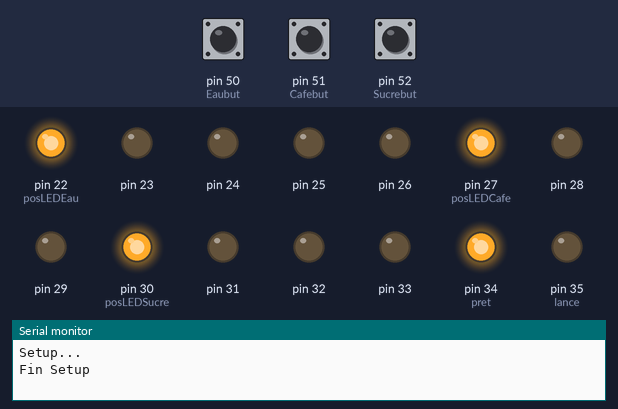
Simulated run of this sketch. Board: Arduino Mega 2560, built with avr-gcc and run on an emulated ATmega2560. Shown: output pins drawn as LEDs (lit = HIGH), the last lines printed to the serial monitor. The test bench sets the inputs (shaded band); at power-on: pin 50 (Eaubut) LOW, pin 51 (Cafebut) LOW, pin 52 (Sucrebut) LOW.

Above: at 1.2 s.
1.3 s: pin 50 (Eaubut) pulled HIGH for 0.15 s
At 1.9 s:
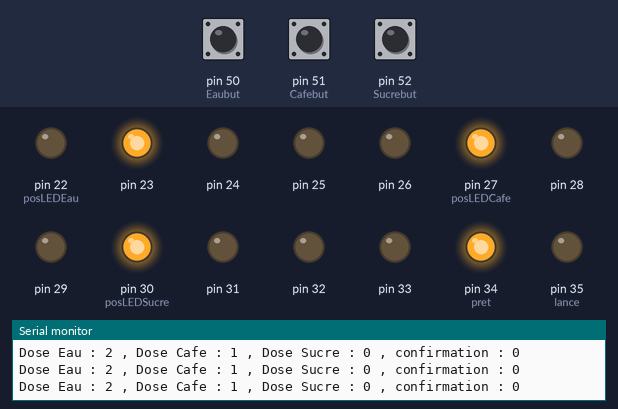
2.9 s: pin 51 (Cafebut) pulled HIGH for 0.15 s
At 4.1 s:
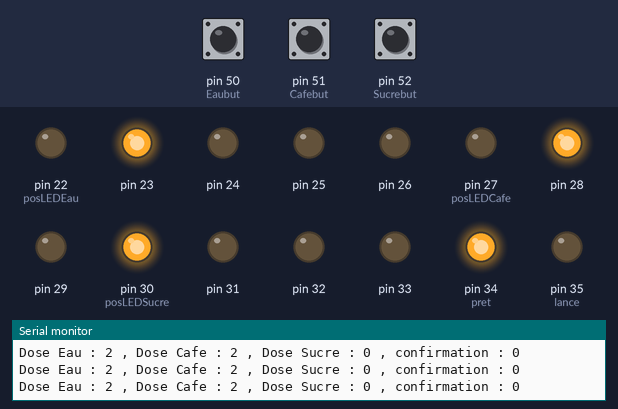
4.5 s: pin 52 (Sucrebut) pulled HIGH for 0.15 s
At 5.6 s:
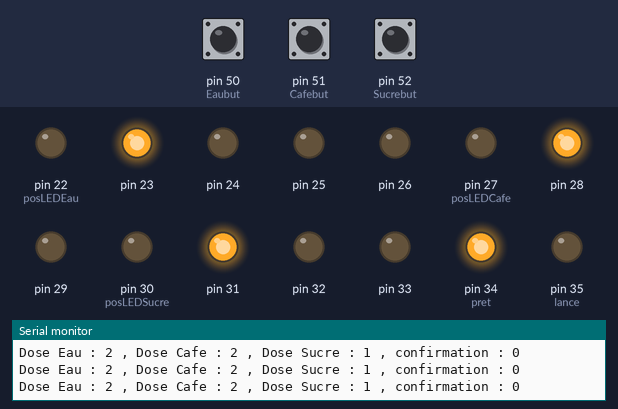
6.1 s: pin 50 (Eaubut) pulled HIGH for 1 s
At 6.8 s:
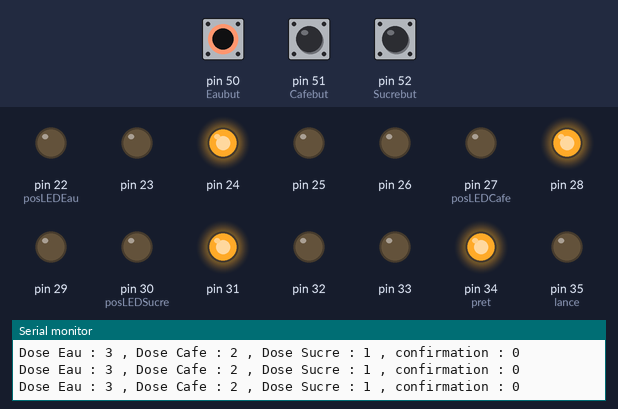
8.6 s: pin 51 (Cafebut) pulled HIGH for 1 s
At 9.9 s:
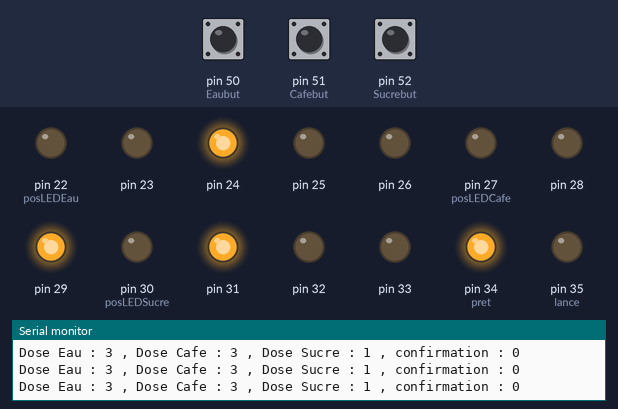
11.1 s: pin 52 (Sucrebut) pulled HIGH for 1 s
At 11.8 s:
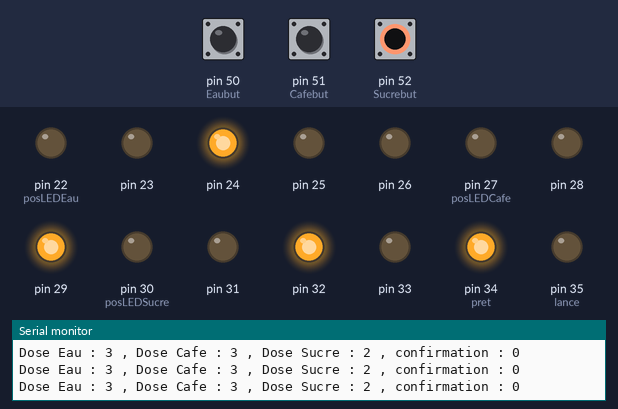
Timing chart, 0 to 14.1 s (numbered marks = the images above; inputs shaded):
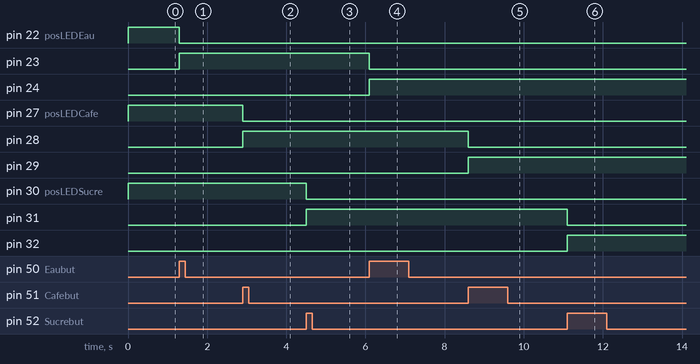

The sketch:

CodeFin_V.1_.ino
```cpp
#include <AFMotor.h>

//init port Serie bluetooth
//const int Rx = 23 ;
//const int Tx = 22 ;
//SoftwareSerial blue(Rx, Tx) ;

//init variables divers :
int i ;
int pressbut = 0 ;

//init variables broches :
int Eaubut = 50 ;
int Cafebut = 51 ;
int Sucrebut = 52 ;
int Confirmationbut = 53 ;
int electroV1 = 36 ;
int electroV2 = 37 ;
int resChauff = 38 ;
int posLEDEau = 22 ;
int posLEDCafe = 27 ;
int posLEDSucre = 30 ;
int lance = 35 ;
int pret = 34 ;

//init variables commandes :
int confirmation = 0 ;

int butState[3] ;
int lastButState[3] ;
//int blueState ;

//init states doses café :
int StateCommG[3] ;
int DosesCafeRe[3] ;
int DosesSucreRe[4] ;
long TempsChauff[5] ;
long TempsEc[5] ;

AF_Stepper Cafe(200, 1) ;
AF_Stepper Sucre(200, 2) ;


void setup() {
  Serial.begin(9600) ;
  Serial.println("") ;
  Serial.println("Setup...") ;

  Cafe.setSpeed(100) ;
  Sucre.setSpeed(100) ;
  Cafe.release() ;
  Sucre.release() ;

  //Setup sélection dose :
  StateCommG[0] = 1 ;
  StateCommG[1] = 1 ;
  StateCommG[2] = 0 ;

  //Setup temps de chauffe/nombre de pas :
  TempsChauff[0] = 251100 ;
  TempsChauff[1] = 502200 ;
  TempsChauff[2] = 753300 ;
  TempsChauff[3] = 1004400 ;
  TempsChauff[4] = 1255500 ;

  TempsEc[0] = 16000 ;
  TempsEc[1] = 32000 ;
  TempsEc[2] = 48000 ;
  TempsEc[3] = 64000 ;
  TempsEc[4] = 80000 ;

  DosesCafeRe[0] = 1000 ;
  DosesCafeRe[1] = 2000 ;
  DosesCafeRe[2] = 3000 ;

  DosesSucreRe[0] = 0 ;
  DosesSucreRe[1] = 1000 ;
  DosesSucreRe[2] = 2000 ;
  DosesSucreRe[3] = 3000 ;

  //Setup LED de selection :
  for (i=22; i<=35 ; i++) {
    pinMode(i, OUTPUT) ;
  }
  digitalWrite(posLEDEau, HIGH) ;
  digitalWrite(posLEDCafe, HIGH) ;
  digitalWrite(posLEDSucre, HIGH) ;
  digitalWrite(pret, HIGH) ;
  digitalWrite(lance, LOW) ;
  digitalWrite(electroV1, LOW) ;
  digitalWrite(electroV2, HIGH) ;
  digitalWrite(resChauff, LOW) ;

  for (i = 0; i <= 3; i++) {
    lastButState[i] = 0 ;
  }

  //setup reste :
  pinMode(Eaubut, INPUT) ;
  pinMode(Cafebut, INPUT) ;
  pinMode(Sucrebut, INPUT) ;
  pinMode(Confirmationbut, OUTPUT) ;
  pinMode(electroV1, OUTPUT) ;
  pinMode(electroV2, OUTPUT) ;
  pinMode(resChauff, OUTPUT) ;

  Serial.println("Fin Setup") ;
}

void ModStateComm(int Eau, int Cafe, int Sucre){ //fonction de changement des states de doses pour la commande manuelle
  digitalWrite(posLEDEau, LOW) ;
  digitalWrite(posLEDCafe, LOW) ;
  digitalWrite(posLEDSucre, LOW) ;

  if (Eau == 1) {
    if (StateCommG[0] < 5)
      StateCommG[0]++ ;
    else
      StateCommG[0] = 1 ;
    posLEDEau++ ;
    if(posLEDEau == 27){
      posLEDEau = 22 ;
    }
  }

  if (Cafe == 1) {
    if (StateCommG[1] < 3) {
      StateCommG[1]++ ;
    }
    else
      StateCommG[1] = 1 ;
    posLEDCafe++ ;
    if(posLEDCafe == 30){
      posLEDCafe = 27 ;
    }
  }
  if (Sucre == 1) {
    if (StateCommG[2] < 3) {
      StateCommG[2]++ ;
    }
    else
      StateCommG[2] = 0 ;
    posLEDSucre++ ;
    if(posLEDSucre == 34){
      posLEDSucre = 30 ;
    }
  }
  digitalWrite(posLEDEau, HIGH) ;
  digitalWrite(posLEDCafe, HIGH) ;
  digitalWrite(posLEDSucre, HIGH) ;
}

void LancementComm(){//fonction de lancement d'une commande
  //Stats :
  digitalWrite(pret, LOW) ;
  digitalWrite(lance, HIGH) ;
  Serial.println("Lancement Commande...") ;
  Serial.print("- Temps pour ecoulement entre electrovannes : ") ;
  Serial.println(TempsEc[(StateCommG[0]-1)]) ;
  Serial.print("- Nombre de doses d'eau : ") ;
  Serial.print(StateCommG[0]) ;
  Serial.print(" , temps de chauffe de : ") ;
  Serial.println(TempsChauff[(StateCommG[0]-1)]) ;
  Serial.print("- Nombre de doses de cafe : ") ;
  Serial.print(StateCommG[1]) ;
  Serial.print(" , nombre de pas : ") ;
  Serial.println(DosesCafeRe[(StateCommG[1]-1)]) ;
  Serial.print("- Nombre de doses de sucre : ") ;
  Serial.print(StateCommG[2]) ;
  Serial.print(" , nombre de pas : ") ;
  Serial.println(DosesSucreRe[StateCommG[2]]) ;
}

/*void ModStateBlue(int State){//fonction de changement des states de doses de la commande bluetooth
  Serial.println("Valeur bluetooth") ;
  }*/

void loop() {
  butState[0] = digitalRead(Eaubut) ;
  butState[1] = digitalRead(Cafebut) ;
  butState[2] = digitalRead(Sucrebut) ;
  confirmation = digitalRead(Confirmationbut) ;

  digitalWrite(pret, HIGH) ;
  digitalWrite(lance, LOW) ;
  //  blueState = blue.read() ;

  /*  if(blueState != -1){
      ModStateBlue(blueState) ;
    }*/

  if (butState[0] != lastButState[0] || butState[1] != lastButState[1] || butState[2] != lastButState[2]) {
    if (butState[0] == HIGH || butState[1] == HIGH || butState[2] == HIGH) {
      ModStateComm(butState[0], butState[1], butState[2]) ;
    }
  }
  if(confirmation == HIGH){
    LancementComm() ;

    //ecoulement + chauffage eau :
    Serial.print("ecoulement de l'eau pour ") ;
    Serial.print(TempsEc[(StateCommG[0]-1)]) ;
    Serial.println(" ms...") ;

    digitalWrite(electroV2, LOW) ;
    digitalWrite(electroV1, HIGH) ;
    delay(TempsEc[(StateCommG[0]-1)]) ;

    Serial.print("chauffage de l'eau pour ") ;
    Serial.print(TempsChauff[(StateCommG[0]-1)]) ;
    Serial.println(" ms...") ;

    digitalWrite(electroV1, LOW) ;
    digitalWrite(resChauff, HIGH) ;
    delay(TempsEc[(StateCommG[0]-1)]) ;
    digitalWrite(resChauff, LOW) ;

    Serial.println("Fin chauffage eau") ;

    //Commande moteur PP :
    Serial.println("distribution poudres...") ;
    Serial.print("- Cafe, nbr pas : ") ;
    Serial.println(DosesCafeRe[(StateCommG[1]-1)]) ;

    Cafe.step(DosesCafeRe[(StateCommG[1]-1)], FORWARD, DOUBLE) ;
    Cafe.release() ;

    Serial.println("release cafe") ;
    Serial.print("- Sucre, nrb pas : ") ;
    Serial.println(DosesSucreRe[StateCommG[2]]) ;

    Sucre.step(DosesSucreRe[StateCommG[2]], FORWARD, DOUBLE) ;
    Sucre.release() ;

    Serial.println("release sucre") ;

    //ecoulement eau :
    Serial.println("distribution eau...") ;
    digitalWrite(electroV2, HIGH) ;

    Serial.println("Cafe pret ! (what else ?)") ;
    delay(2000) ;
  }

  lastButState[0] = butState[0] ;
  lastButState[1] = butState[1] ;
  lastButState[2] = butState[2] ;


  if (confirmation == HIGH || butState[0] == HIGH || butState[1] == HIGH || butState[2] == HIGH) {
    Serial.print("Dose Eau : ") ;
    Serial.print(StateCommG[0]) ;
    Serial.print(" , Dose Cafe : ") ;
    Serial.print(StateCommG[1]) ;
    Serial.print(" , Dose Sucre : ") ;
    Serial.print(StateCommG[2]) ;
    Serial.print(" , confirmation : ") ;
    Serial.println(confirmation) ;
  }
}
```

Measured:
- after the input at 1.3 s, pin 22 (posLEDEau): HIGH → LOW at once; pin 23: LOW → HIGH at once
- after the input at 2.9 s, pin 27 (posLEDCafe): HIGH → LOW at once; pin 28: LOW → HIGH at once
- after the input at 4.5 s, pin 30 (posLEDSucre): HIGH → LOW at once; pin 31: LOW → HIGH at once
- after the input at 6.1 s, pin 23: HIGH → LOW at once; pin 24: LOW → HIGH at once
- after the input at 8.6 s, pin 28: HIGH → LOW at once; pin 29: LOW → HIGH at once
- after the input at 11.1 s, pin 31: HIGH → LOW at once; pin 32: LOW → HIGH at once
